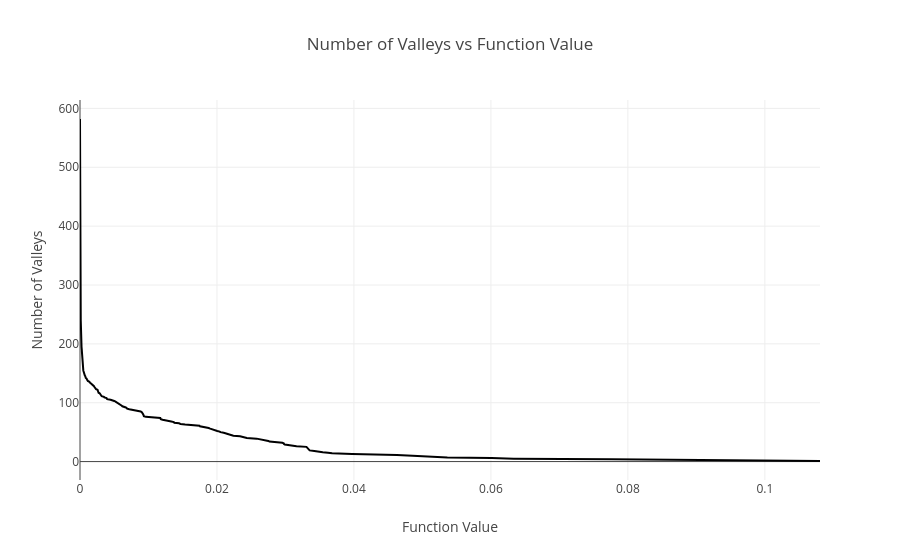

The notebook cell saved with this chart:
### Code cell
px.line(x=fns_norm, y=counts_norm_min, labels={"x": "Function Value", "y": "Number of Valleys"}, title="Number of Valleys vs Function Value")

### Figure 1 — Plotly figure (JSON) as saved in the notebook; plotly's stock layout.template omitted (floating-point values rounded to 4 significant figures; data arrays with more than 128 entries replaced by an {"elided": "..."} marker saying what was removed)
{"data": [{"hovertemplate": "Function Value=%{x}<br>Number of Valleys=%{y}<extra></extra>", "legendgroup": "", "line": {"color": "#000001", "dash": "solid"}, "marker": {"symbol": "circle"}, "mode": "lines", "name": "", "orientation": "v", "showlegend": false, "type": "scatter", "x": {"elided": "582 float values"}, "xaxis": "x", "y": {"elided": "582 int values"}, "yaxis": "y"}], "layout": {"legend": {"tracegroupgap": 0}, "title": {"text": "Number of Valleys vs Function Value"}, "xaxis": {"anchor": "y", "domain": [0, 1], "title": {"text": "Function Value"}}, "yaxis": {"anchor": "x", "domain": [0, 1], "title": {"text": "Number of Valleys"}}}}
